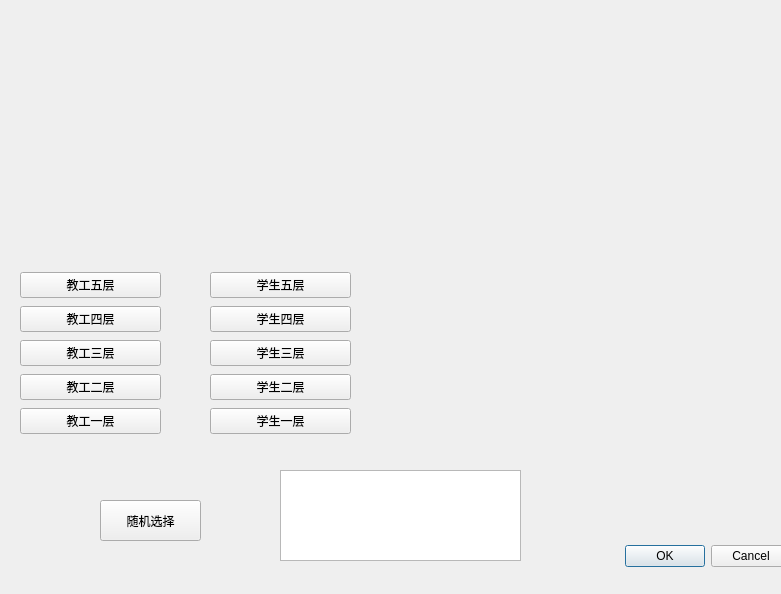
<?xml version="1.0" encoding="UTF-8"?>
<ui version="4.0">
 <class>DialogDin</class>
 <widget class="QDialog" name="DialogDin">
  <property name="geometry">
   <rect>
    <x>0</x>
    <y>0</y>
    <width>781</width>
    <height>594</height>
   </rect>
  </property>
  <property name="windowTitle">
   <string>Dialog</string>
  </property>
  <widget class="QTextBrowser" name="textBrowser">
   <property name="geometry">
    <rect>
     <x>280</x>
     <y>470</y>
     <width>241</width>
     <height>91</height>
    </rect>
   </property>
  </widget>
  <widget class="QPushButton" name="randBtn">
   <property name="geometry">
    <rect>
     <x>100</x>
     <y>500</y>
     <width>101</width>
     <height>41</height>
    </rect>
   </property>
   <property name="text">
    <string>随机选择</string>
   </property>
  </widget>
  <widget class="QWidget" name="verticalLayoutWidget">
   <property name="geometry">
    <rect>
     <x>20</x>
     <y>270</y>
     <width>141</width>
     <height>166</height>
    </rect>
   </property>
   <layout class="QVBoxLayout" name="verticalLayout">
    <item>
     <widget class="QPushButton" name="teacher5Btn">
      <property name="text">
       <string>教工五层</string>
      </property>
     </widget>
    </item>
    <item>
     <widget class="QPushButton" name="teacher4Btn">
      <property name="text">
       <string>教工四层</string>
      </property>
     </widget>
    </item>
    <item>
     <widget class="QPushButton" name="teacher3Btn">
      <property name="text">
       <string>教工三层</string>
      </property>
     </widget>
    </item>
    <item>
     <widget class="QPushButton" name="teacher2Btn">
      <property name="text">
       <string>教工二层</string>
      </property>
     </widget>
    </item>
    <item>
     <widget class="QPushButton" name="teacher1Btn">
      <property name="text">
       <string>教工一层</string>
      </property>
     </widget>
    </item>
   </layout>
  </widget>
  <widget class="QDialogButtonBox" name="buttonBox">
   <property name="geometry">
    <rect>
     <x>450</x>
     <y>540</y>
     <width>341</width>
     <height>32</height>
    </rect>
   </property>
   <property name="orientation">
    <enum>Qt::Horizontal</enum>
   </property>
   <property name="standardButtons">
    <set>QDialogButtonBox::Cancel|QDialogButtonBox::Ok</set>
   </property>
  </widget>
  <widget class="QLabel" name="label3">
   <property name="geometry">
    <rect>
     <x>30</x>
     <y>0</y>
     <width>351</width>
     <height>231</height>
    </rect>
   </property>
   <property name="text">
    <string/>
   </property>
  </widget>
  <widget class="QLabel" name="label1">
   <property name="geometry">
    <rect>
     <x>473</x>
     <y>0</y>
     <width>291</width>
     <height>221</height>
    </rect>
   </property>
   <property name="text">
    <string/>
   </property>
  </widget>
  <widget class="QLabel" name="label2">
   <property name="geometry">
    <rect>
     <x>473</x>
     <y>230</y>
     <width>291</width>
     <height>221</height>
    </rect>
   </property>
   <property name="text">
    <string/>
   </property>
  </widget>
  <widget class="QWidget" name="verticalLayoutWidget_2">
   <property name="geometry">
    <rect>
     <x>210</x>
     <y>270</y>
     <width>141</width>
     <height>166</height>
    </rect>
   </property>
   <layout class="QVBoxLayout" name="verticalLayout_2">
    <item>
     <widget class="QPushButton" name="student5Btn">
      <property name="text">
       <string>学生五层</string>
      </property>
     </widget>
    </item>
    <item>
     <widget class="QPushButton" name="student4Btn">
      <property name="text">
       <string>学生四层</string>
      </property>
     </widget>
    </item>
    <item>
     <widget class="QPushButton" name="student3Btn">
      <property name="text">
       <string>学生三层</string>
      </property>
     </widget>
    </item>
    <item>
     <widget class="QPushButton" name="student2Btn">
      <property name="text">
       <string>学生二层</string>
      </property>
     </widget>
    </item>
    <item>
     <widget class="QPushButton" name="student1Btn">
      <property name="text">
       <string>学生一层</string>
      </property>
     </widget>
    </item>
   </layout>
  </widget>
 </widget>
 <resources/>
 <connections/>
</ui>
